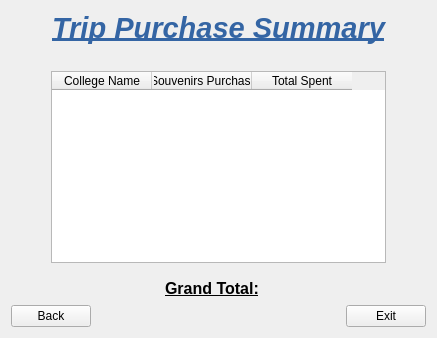
      <widget class="QWidget" name="page_purchase_summary">
       <layout class="QHBoxLayout" name="horizontalLayout_17">
        <item>
         <layout class="QVBoxLayout" name="verticalLayout_13">
          <item>
           <layout class="QVBoxLayout" name="verticalLayout_12">
            <item>
             <layout class="QHBoxLayout" name="horizontalLayout_7">
              <item>
               <spacer name="horizontalSpacer_24">
                <property name="orientation">
                 <enum>Qt::Horizontal</enum>
                </property>
                <property name="sizeHint" stdset="0">
                 <size>
                  <width>40</width>
                  <height>20</height>
                 </size>
                </property>
               </spacer>
              </item>
              <item>
               <widget class="QLabel" name="label_10">
                <property name="text">
                 <string>&lt;html&gt;&lt;head/&gt;&lt;body&gt;&lt;p align=&quot;center&quot;&gt;&lt;span style=&quot; font-size:22pt; font-weight:600; font-style:italic; text-decoration: underline; color:#3465a4;&quot;&gt;Trip Purchase Summary&lt;/span&gt;&lt;/p&gt;&lt;/body&gt;&lt;/html&gt;</string>
                </property>
               </widget>
              </item>
              <item>
               <spacer name="horizontalSpacer_25">
                <property name="orientation">
                 <enum>Qt::Horizontal</enum>
                </property>
                <property name="sizeHint" stdset="0">
                 <size>
                  <width>40</width>
                  <height>20</height>
                 </size>
                </property>
               </spacer>
              </item>
             </layout>
            </item>
            <item>
             <spacer name="verticalSpacer_6">
              <property name="orientation">
               <enum>Qt::Vertical</enum>
              </property>
              <property name="sizeType">
               <enum>QSizePolicy::Fixed</enum>
              </property>
              <property name="sizeHint" stdset="0">
               <size>
                <width>20</width>
                <height>20</height>
               </size>
              </property>
             </spacer>
            </item>
            <item>
             <layout class="QHBoxLayout" name="horizontalLayout_13">
              <item>
               <spacer name="horizontalSpacer_26">
                <property name="orientation">
                 <enum>Qt::Horizontal</enum>
                </property>
                <property name="sizeType">
                 <enum>QSizePolicy::Preferred</enum>
                </property>
                <property name="sizeHint" stdset="0">
                 <size>
                  <width>40</width>
                  <height>20</height>
                 </size>
                </property>
               </spacer>
              </item>
              <item>
               <widget class="QTableWidget" name="tableWidget_purchase_summary">
                <property name="editTriggers">
                 <set>QAbstractItemView::NoEditTriggers</set>
                </property>
                <property name="selectionMode">
                 <enum>QAbstractItemView::NoSelection</enum>
                </property>
                <column>
                 <property name="text">
                  <string>College Name</string>
                 </property>
                </column>
                <column>
                 <property name="text">
                  <string># Souvenirs Purchased</string>
                 </property>
                </column>
                <column>
                 <property name="text">
                  <string>Total Spent</string>
                 </property>
                </column>
               </widget>
              </item>
              <item>
               <spacer name="horizontalSpacer_27">
                <property name="orientation">
                 <enum>Qt::Horizontal</enum>
                </property>
                <property name="sizeType">
                 <enum>QSizePolicy::Preferred</enum>
                </property>
                <property name="sizeHint" stdset="0">
                 <size>
                  <width>40</width>
                  <height>20</height>
                 </size>
                </property>
               </spacer>
              </item>
             </layout>
            </item>
           </layout>
          </item>
          <item>
           <spacer name="verticalSpacer_7">
            <property name="orientation">
             <enum>Qt::Vertical</enum>
            </property>
            <property name="sizeType">
             <enum>QSizePolicy::Fixed</enum>
            </property>
            <property name="sizeHint" stdset="0">
             <size>
              <width>20</width>
              <height>10</height>
             </size>
            </property>
           </spacer>
          </item>
          <item>
           <layout class="QHBoxLayout" name="horizontalLayout_16">
            <item>
             <spacer name="horizontalSpacer_29">
              <property name="orientation">
               <enum>Qt::Horizontal</enum>
              </property>
              <property name="sizeHint" stdset="0">
               <size>
                <width>40</width>
                <height>20</height>
               </size>
              </property>
             </spacer>
            </item>
            <item>
             <layout class="QHBoxLayout" name="horizontalLayout_14">
              <item>
               <widget class="QLabel" name="label_15">
                <property name="text">
                 <string>&lt;html&gt;&lt;head/&gt;&lt;body&gt;&lt;p&gt;&lt;span style=&quot; font-size:12pt; font-weight:600; text-decoration: underline;&quot;&gt;Grand Total:&lt;/span&gt;&lt;/p&gt;&lt;/body&gt;&lt;/html&gt;</string>
                </property>
               </widget>
              </item>
              <item>
               <widget class="QLabel" name="label_grand_total">
                <property name="text">
                 <string/>
                </property>
               </widget>
              </item>
             </layout>
            </item>
            <item>
             <spacer name="horizontalSpacer_30">
              <property name="orientation">
               <enum>Qt::Horizontal</enum>
              </property>
              <property name="sizeHint" stdset="0">
               <size>
                <width>40</width>
                <height>20</height>
               </size>
              </property>
             </spacer>
            </item>
           </layout>
          </item>
          <item>
           <layout class="QHBoxLayout" name="horizontalLayout_15">
            <item>
             <widget class="QPushButton" name="pushButton_back_summary">
              <property name="text">
               <string>Back</string>
              </property>
             </widget>
            </item>
            <item>
             <spacer name="horizontalSpacer_28">
              <property name="orientation">
               <enum>Qt::Horizontal</enum>
              </property>
              <property name="sizeHint" stdset="0">
               <size>
                <width>40</width>
                <height>20</height>
               </size>
              </property>
             </spacer>
            </item>
            <item>
             <widget class="QPushButton" name="pushButton_exit">
              <property name="text">
               <string>Exit</string>
              </property>
             </widget>
            </item>
           </layout>
          </item>
         </layout>
        </item>
       </layout>
      </widget>
